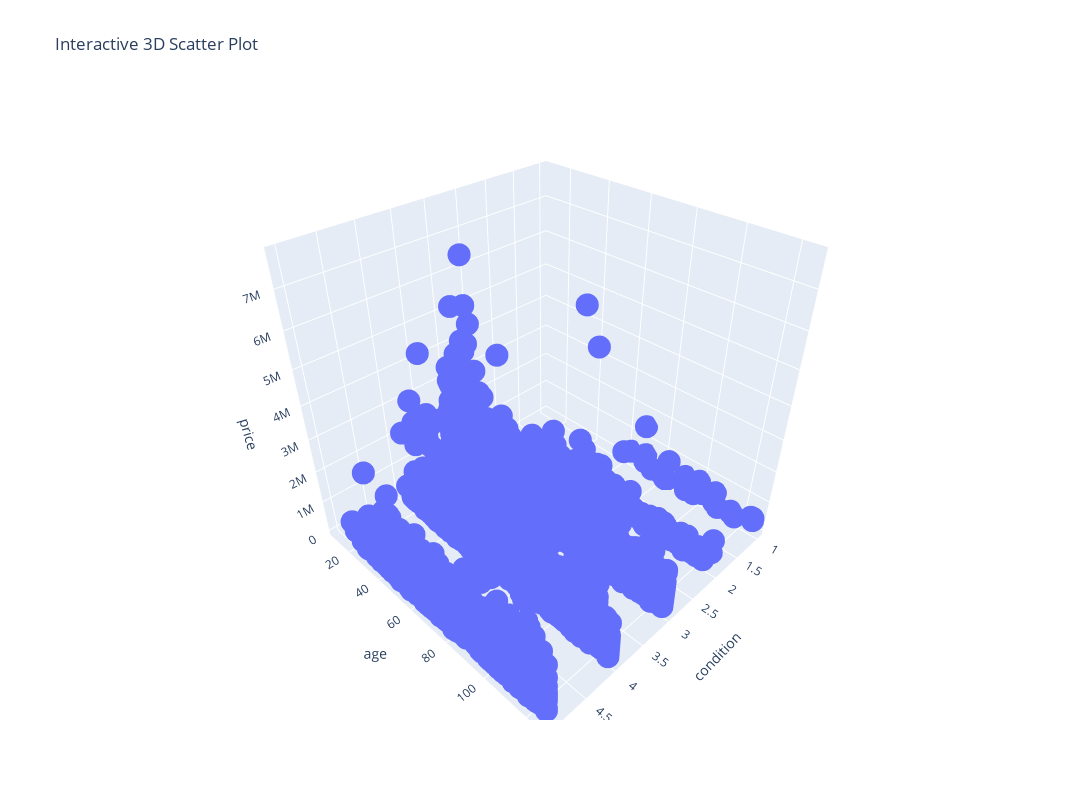

The notebook cell saved with this chart:
### Code cell
# create a 3D scatter plot where X-axis ins the age, Y is the condition and Z is the sale price
# if not possible , use a 2D scatter with different colors inddicating whether the house has been remodeled
from mpl_toolkits.mplot3d import Axes3D

data = df[['condition', 'yr_built', 'price']].copy() # prepare data in a new df
# Perform an arithmetic operation: create a new column 'age' as the difference of '2025' and 'yr_built'
data['age'] = 2025 - data['yr_built']
data = data[['condition', 'age', 'price']]
# initialize the figure and 3D axis
fig = plt.figure()
ax = fig.add_subplot(111, projection = '3d')
# plot data
ax.scatter(data['condition'], data['age'], data['price'], c='b', marker='o')
# set labels
ax.set_xlabel('condition')
ax.set_ylabel('age')
ax.set_zlabel('price')
ax.set_title('3D Scatter Plot of A, B, and C')

import plotly.express as px

# Create 3D scatter plot
fig = px.scatter_3d(data, x='condition', y='age', z='price', title='Interactive 3D Scatter Plot')
# Update layout for larger size
fig.update_layout(
    width=1200,  # Width in pixels
    height=800   # Height in pixels
)
fig.show()
fig.write_html('data/condition_age_price.html')

# not totally happy about the results, I want to explore the relation of the values combined
sns.pairplot(data)
plt.show()

### Figure 1 — Plotly figure (JSON) as saved in the notebook; plotly's stock layout.template omitted (floating-point values rounded to 4 significant figures; data arrays with more than 128 entries replaced by an {"elided": "..."} marker saying what was removed)
{"data": [{"hovertemplate": "condition=%{x}<br>age=%{y}<br>price=%{z}<extra></extra>", "legendgroup": "", "marker": {"color": "#636efa", "symbol": "circle"}, "mode": "markers", "name": "", "scene": "scene", "showlegend": false, "type": "scatter3d", "x": {"elided": "21597 int values"}, "y": {"elided": "21597 int values"}, "z": {"elided": "21597 float values"}}], "layout": {"height": 800, "legend": {"tracegroupgap": 0}, "scene": {"domain": {"x": [0, 1], "y": [0, 1]}, "xaxis": {"title": {"text": "condition"}}, "yaxis": {"title": {"text": "age"}}, "zaxis": {"title": {"text": "price"}}}, "title": {"text": "Interactive 3D Scatter Plot"}, "width": 1200}}
